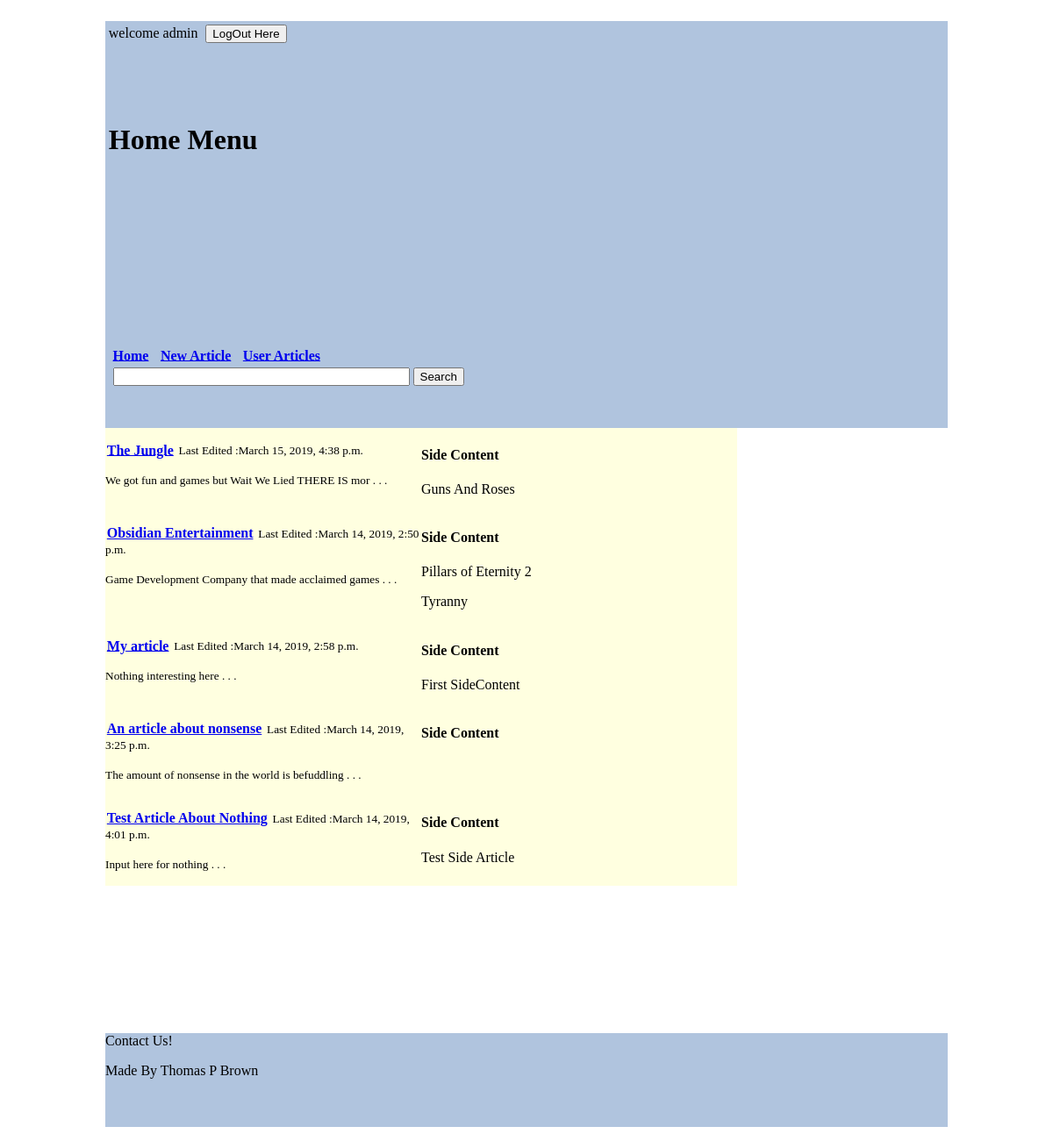
The app's page / (signed in) with its own data.
### WikiApp/models.py (models this page shows, shortened)
class WikiArticleModel(models.Model):
    Title = models.CharField(max_length=200)
    Body = models.TextField(max_length=1000)
    Image = models.ImageField(upload_to='media' , null=True, blank=True)
    DateCreated = models.DateField(auto_now_add=True)
    LastEdited = models.DateTimeField(auto_now=True)
    User = models.ForeignKey(WikiEditorModel, on_delete=models.PROTECT, null=True , blank=True)

class ArticleSideContentModel(models.Model):
    SideTitle = models.CharField(max_length=200, null=True, blank=True)
    SideBody = models.TextField(max_length=500,null=True,blank=True)
    SidePicture = models.ImageField(upload_to='media',null=True,blank=True)
    ArticleLink = models.ForeignKey(WikiArticleModel,on_delete=models.CASCADE, null=True , blank=True)

### WikiApp/views.py (the view)
# urls.py: path('', views.index, name='index'),
def index(request):
    fullArticleList = WikiArticleModel.objects.all()  # grabs all articles made may add a limit to how many grabbed
    fullSideContentList = ArticleSideContentModel.objects.all()
    context = \
        {
            'ArticleList': fullArticleList,
            'SideContentList': fullSideContentList
        }
    return render(request, 'WikiApp/index.html', context)

### WikiApp/templates/WikiApp/index.html (shortened to what this page needs)
{% extends 'WikiApp/base.html' %}
{% load static %}
{% block header %}
Home Menu
{% endblock header %}
{% block content %}
{% if ArticleList %}
<div class="Content">
{% for EachArticle in ArticleList|slice:':7' %}
    <section class="ArticleShort">
        <div>
        <p>
            <a href="{% url 'ReadArticle' EachArticle.id %}">{{EachArticle.Title}}</a>
            <small>Last Edited :{{EachArticle.LastEdited}}</small>
        </p>
        <p>
            <small>{{EachArticle.Body|slice:':50'}} . . .</small>
        </p>
        </div>
        <span class="ArticleShortSideContent">
            <h4>Side Content</h4>
            {% for SideContent in SideContentList %}
            {% if SideContent.ArticleLink.Title == EachArticle.Title %}
            <p>{{SideContent.SideTitle}}</p>
            {% endif %}
            {% endfor %}
        </span>
    </section>
{% endfor %}
</div>
{% else %}
No lists here
{% endif %}
{% endblock content %}

### WikiApp/templates/WikiApp/base.html (shortened to what this page needs)
<!DOCTYPE html>
<html lang="en">
<head>
    {% load static %}
    <link rel="stylesheet" href="{% static 'WikiApp/css/base.css' %}">
</head>
<body>
<header>
    <div class="AccountLogin">
    {% if user.is_authenticated %}
    welcome <span class="bold">{{user.username}}</span>
    <a href="{% url 'logout' %}"><button>LogOut Here</button></a>
    {% else %}
    Welcome Please Log In
    <a href="{% url 'login' %}"><button>Log In Here</button></a>
    <a href="{% url 'NewUser' %}"><button>New User?</button></a>
    {% endif %}
    </div>
    <h1 class="Header">
        {% block header %}{% endblock header %}
    </h1>
    <div class="NavBar">
    {% if user.is_authenticated %}
    <a href="{% url 'index' %}">Home</a>
    <a href="{% url 'NewArticle' %}">New Article</a>
    <a href="{% url 'ListUserArticles' %}">User Articles</a>
    {% else %}
    <a href="{% url 'index' %}">Home</a>
    {% endif %}
    <form id="SearchBar" action="{% url 'SearchArticles' %}" method="post">
        <input type="text"name="SearchText" style="width: 35%">
        <button>Search</button>
    </form>
    </div>
</header>
<section>
    {% block content %}{% endblock content %}
</section>
<footer>
Contact Us!
    <p>Made By Thomas P Brown</p>
</footer>
</body>
</html>

### WikiApp/static/WikiApp/css/base.css (style rules this page uses)
body { margin: 2% 10%; display: grid; grid-template-columns:repeat(20,1fr); grid-template-rows: 20% repeat(19,1fr); }
header { background: lightsteelblue; grid-column: 1/21; grid-row: 1/6; position: static; display: grid; grid-template-rows: repeat(5,1fr); padding: 0.2%; }
.AccountLogin { padding: 0.2%; grid-row: 1; }
.Header { padding: 0.2%; grid-row: 2/4; }
.NavBar { padding: 0.2%; grid-row: 5; }
section { display: grid; grid-column: 1/21; grid-row: 6/19; grid-template-columns:repeat(20,1fr); }
.Content { grid-column:1/16; }
footer { background: lightsteelblue; grid-column: 1/21; grid-row: 19/21; }
.ArticleShort { background: lightyellow; display: grid; grid-template-columns: 1fr 1fr; }
.ArticleShortSideContent { grid-column: 2; }
#SearchBar { padding: 0.5%; }
a { padding: 0.5%; font-weight: bold; }

### records on screen
WikiArticleModel: Title "The Jungle", LastEdited "March 15, 2019, 4:38 p.m.", Body "We got fun and games but Wait We Lied THERE IS mor"
ArticleSideContentModel: SideTitle "Guns And Roses"
WikiArticleModel: Title "Obsidian Entertainment", LastEdited "March 14, 2019, 2:50 p.m.", Body "Game Development Company that made acclaimed games"
ArticleSideContentModel: SideTitle "Pillars of Eternity 2"
ArticleSideContentModel: SideTitle "Tyranny"
WikiArticleModel: Title "My article", LastEdited "March 14, 2019, 2:58 p.m.", Body "Nothing interesting here"
ArticleSideContentModel: SideTitle "First SideContent"
WikiArticleModel: Title "An article about nonsense", LastEdited "March 14, 2019, 3:25 p.m.", Body "The amount of nonsense in the world is befuddling"
WikiArticleModel: Title "Test Article About Nothing", LastEdited "March 14, 2019, 4:01 p.m.", Body "Input here for nothing"
ArticleSideContentModel: SideTitle "Test Side Article"

### other values on screen
{{ user.username }} "admin"
